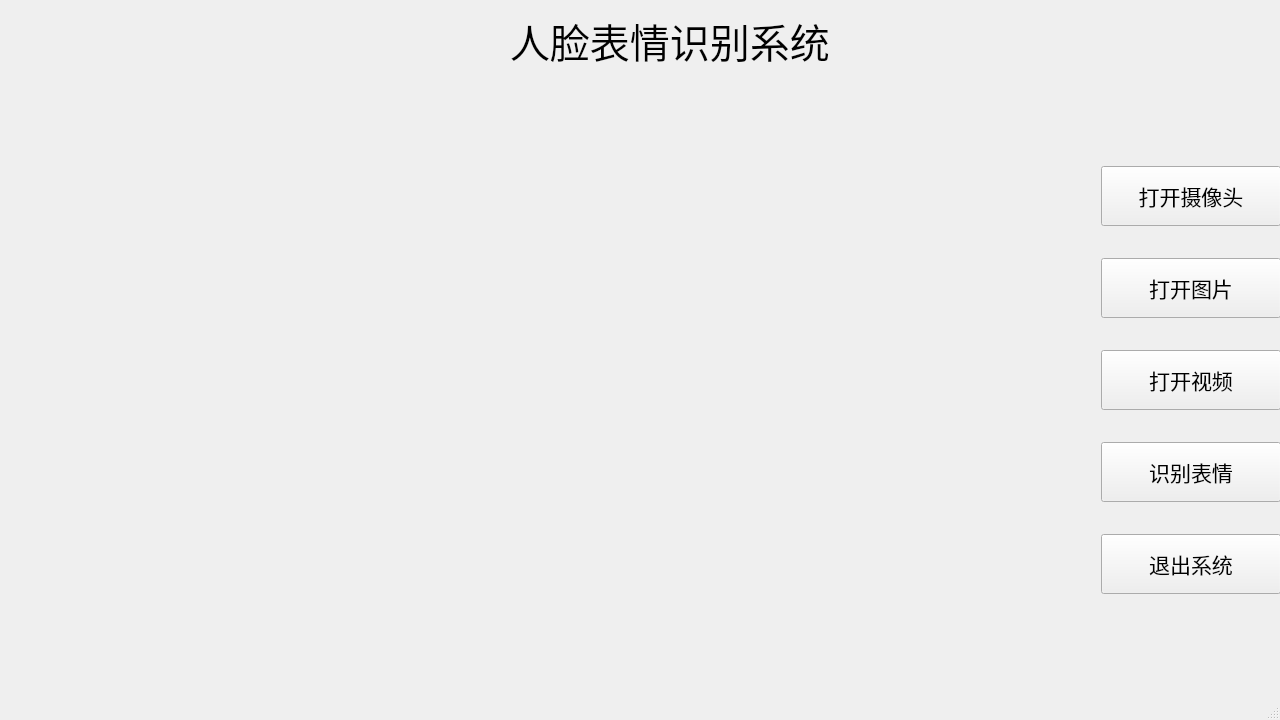
<?xml version="1.0" encoding="UTF-8"?>
<ui version="4.0">
 <class>FER_window</class>
 <widget class="QMainWindow" name="FER_window">
  <property name="geometry">
   <rect>
    <x>0</x>
    <y>0</y>
    <width>1280</width>
    <height>720</height>
   </rect>
  </property>
  <property name="minimumSize">
   <size>
    <width>1280</width>
    <height>720</height>
   </size>
  </property>
  <property name="maximumSize">
   <size>
    <width>1280</width>
    <height>720</height>
   </size>
  </property>
  <property name="cursor">
   <cursorShape>ArrowCursor</cursorShape>
  </property>
  <property name="windowTitle">
   <string>人脸表情识别系统</string>
  </property>
  <property name="styleSheet">
   <string notr="true"/>
  </property>
  <widget class="QWidget" name="centralwidget">
   <widget class="QWidget" name="gridLayoutWidget">
    <property name="geometry">
     <rect>
      <x>20</x>
      <y>90</y>
      <width>1261</width>
      <height>581</height>
     </rect>
    </property>
    <layout class="QGridLayout" name="gridLayout">
     <item row="0" column="1">
      <spacer name="horizontalSpacer">
       <property name="orientation">
        <enum>Qt::Horizontal</enum>
       </property>
       <property name="sizeHint" stdset="0">
        <size>
         <width>40</width>
         <height>20</height>
        </size>
       </property>
      </spacer>
     </item>
     <item row="0" column="0">
      <widget class="QLabel" name="lab_frame">
       <property name="enabled">
        <bool>true</bool>
       </property>
       <property name="minimumSize">
        <size>
         <width>640</width>
         <height>480</height>
        </size>
       </property>
       <property name="maximumSize">
        <size>
         <width>640</width>
         <height>480</height>
        </size>
       </property>
       <property name="font">
        <font>
         <pointsize>30</pointsize>
         <weight>50</weight>
         <bold>false</bold>
        </font>
       </property>
       <property name="toolTip">
        <string/>
       </property>
       <property name="text">
        <string/>
       </property>
       <property name="textFormat">
        <enum>Qt::RichText</enum>
       </property>
       <property name="alignment">
        <set>Qt::AlignCenter</set>
       </property>
      </widget>
     </item>
     <item row="0" column="2">
      <layout class="QVBoxLayout" name="verticalLayout_4">
       <item>
        <widget class="QPushButton" name="btn_openCamera">
         <property name="maximumSize">
          <size>
           <width>200</width>
           <height>60</height>
          </size>
         </property>
         <property name="font">
          <font>
           <pointsize>16</pointsize>
           <weight>50</weight>
           <bold>false</bold>
          </font>
         </property>
         <property name="text">
          <string>打开摄像头</string>
         </property>
        </widget>
       </item>
       <item>
        <widget class="QPushButton" name="btn_openimage">
         <property name="maximumSize">
          <size>
           <width>200</width>
           <height>60</height>
          </size>
         </property>
         <property name="font">
          <font>
           <pointsize>16</pointsize>
           <weight>50</weight>
           <bold>false</bold>
          </font>
         </property>
         <property name="text">
          <string>打开图片</string>
         </property>
        </widget>
       </item>
       <item>
        <widget class="QPushButton" name="btn_openvideo">
         <property name="maximumSize">
          <size>
           <width>200</width>
           <height>60</height>
          </size>
         </property>
         <property name="font">
          <font>
           <pointsize>16</pointsize>
           <weight>50</weight>
           <bold>false</bold>
          </font>
         </property>
         <property name="text">
          <string>打开视频</string>
         </property>
        </widget>
       </item>
       <item>
        <widget class="QPushButton" name="btn_recognition">
         <property name="minimumSize">
          <size>
           <width>180</width>
           <height>60</height>
          </size>
         </property>
         <property name="maximumSize">
          <size>
           <width>200</width>
           <height>60</height>
          </size>
         </property>
         <property name="font">
          <font>
           <pointsize>16</pointsize>
           <weight>50</weight>
           <bold>false</bold>
          </font>
         </property>
         <property name="text">
          <string>识别表情</string>
         </property>
        </widget>
       </item>
       <item>
        <widget class="QPushButton" name="btn_exitsystem">
         <property name="maximumSize">
          <size>
           <width>200</width>
           <height>60</height>
          </size>
         </property>
         <property name="font">
          <font>
           <pointsize>16</pointsize>
           <weight>50</weight>
           <bold>false</bold>
          </font>
         </property>
         <property name="text">
          <string>退出系统</string>
         </property>
        </widget>
       </item>
      </layout>
     </item>
    </layout>
   </widget>
   <widget class="QLabel" name="label">
    <property name="geometry">
     <rect>
      <x>510</x>
      <y>10</y>
      <width>321</width>
      <height>61</height>
     </rect>
    </property>
    <property name="font">
     <font>
      <pointsize>30</pointsize>
     </font>
    </property>
    <property name="text">
     <string>人脸表情识别系统</string>
    </property>
   </widget>
  </widget>
  <widget class="QMenuBar" name="menubar">
   <property name="geometry">
    <rect>
     <x>0</x>
     <y>0</y>
     <width>1280</width>
     <height>23</height>
    </rect>
   </property>
  </widget>
  <widget class="QStatusBar" name="statusbar"/>
 </widget>
 <resources/>
 <connections/>
</ui>
